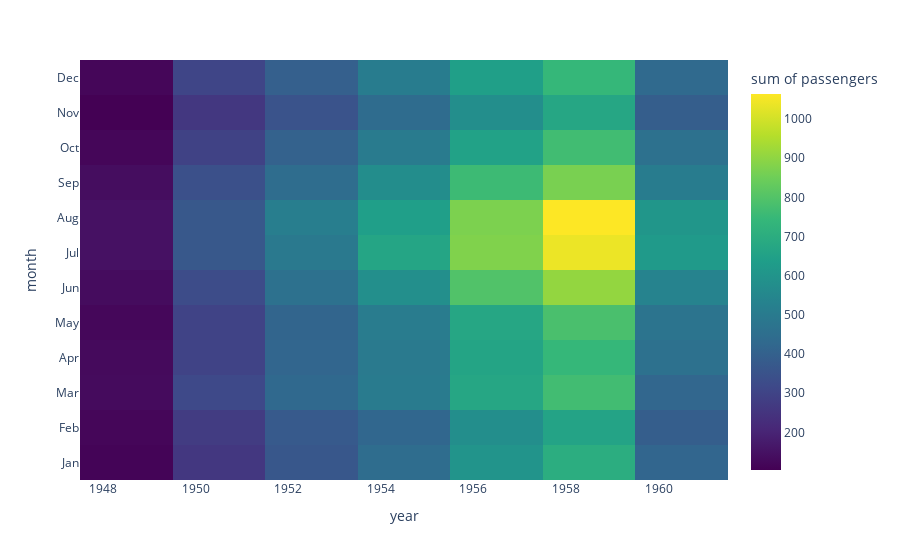

Source (notebook cell):
### Code cell
flights= sns.load_dataset("flights")

fig = px.density_heatmap(flights,x='year',y='month',
                         z='passengers',
                         color_continuous_scale='Viridis'
                         )
fig

# fig= px.line_3d(flights,)

### Figure 1 — Plotly figure (JSON) as saved in the notebook; plotly's stock layout.template omitted (floating-point values rounded to 4 significant figures; data arrays with more than 128 entries replaced by an {"elided": "..."} marker saying what was removed)
{"data": [{"coloraxis": "coloraxis", "histfunc": "sum", "hovertemplate": "year=%{x}<br>month=%{y}<br>sum of passengers=%{z}<extra></extra>", "name": "", "x": {"elided": "144 int values"}, "xaxis": "x", "xbingroup": "x", "y": {"elided": "144 str values"}, "yaxis": "y", "ybingroup": "y", "z": {"elided": "144 int values"}, "type": "histogram2d"}], "layout": {"xaxis": {"anchor": "y", "domain": [0.0, 1.0], "title": {"text": "year"}}, "yaxis": {"anchor": "x", "domain": [0.0, 1.0], "title": {"text": "month"}}, "coloraxis": {"colorbar": {"title": {"text": "sum of passengers"}}, "colorscale": [[0.0, "#440154"], [0.1111, "#482878"], [0.2222, "#3e4989"], [0.3333, "#31688e"], [0.4444, "#26828e"], [0.5556, "#1f9e89"], [0.6667, "#35b779"], [0.7778, "#6ece58"], [0.8889, "#b5de2b"], [1.0, "#fde725"]]}, "legend": {"tracegroupgap": 0}, "margin": {"t": 60}}}
